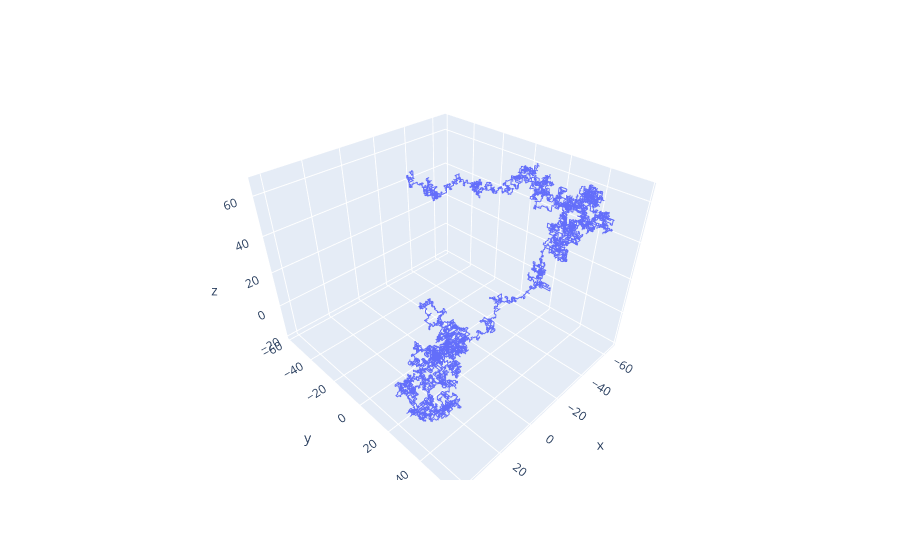

Write notebook code for a chart like this one.
### Code cell
def simulate_3d_rw(nsteps=10000, stepsize=1):

    deltas = [ (0,0,-1*stepsize), (0,-1*stepsize,0), (-1*stepsize,0,0),\
               (0,0,1*stepsize), (0,1*stepsize,0), (1*stepsize,0,0) ]

    steps = [ list(random.choice(deltas)) for i in range(nsteps) ]
    steps = np.array(steps)
    steps = np.cumsum(steps,axis=0)
    z = list(steps[:,2])
    y = list(steps[:,1])
    x = list(steps[:,0])

    return x, y, z

x, y, z = simulate_3d_rw()
fig = px.line_3d({ 'x' : x, 'y' : y, 'z' : z }, x='x', y='y', z='z')
fig.show()

### Figure 1 — Plotly figure (JSON) as saved in the notebook; plotly's stock layout.template omitted (floating-point values rounded to 4 significant figures; data arrays with more than 128 entries replaced by an {"elided": "..."} marker saying what was removed)
{"data": [{"hovertemplate": "x=%{x}<br>y=%{y}<br>z=%{z}<extra></extra>", "legendgroup": "", "line": {"color": "#636efa", "dash": "solid"}, "marker": {"symbol": "circle"}, "mode": "lines", "name": "", "scene": "scene", "showlegend": false, "type": "scatter3d", "x": {"elided": "10000 int values"}, "y": {"elided": "10000 int values"}, "z": {"elided": "10000 int values"}}], "layout": {"legend": {"tracegroupgap": 0}, "margin": {"t": 60}, "scene": {"domain": {"x": [0, 1], "y": [0, 1]}, "xaxis": {"title": {"text": "x"}}, "yaxis": {"title": {"text": "y"}}, "zaxis": {"title": {"text": "z"}}}}}
